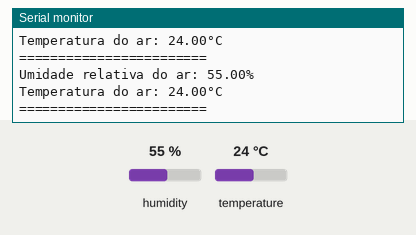
Simulated run of this sketch. Board: Arduino Uno, built with avr-gcc and run on an emulated ATmega328P. Shown: the last lines printed to the serial monitor. Inputs (shaded band) come from the test bench; at power-on: humidity 55 %, temperature 24 °C.

Above: at 4.8 s.
4.9 s: humidity set to 22 %
At 6.6 s:
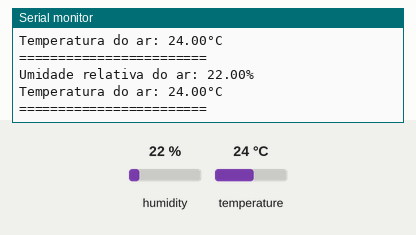
7.9 s: temperature set to 12 °C
At 9.2 s:
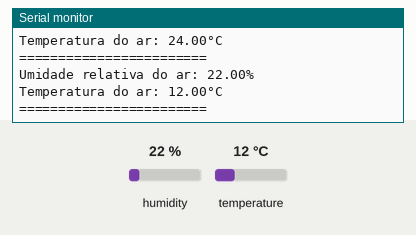
10.9 s: humidity set to 40 %
At 13.2 s:
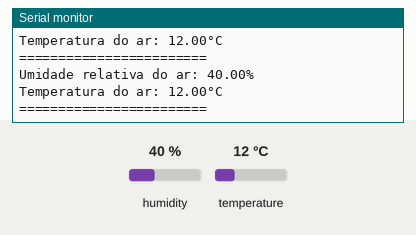
Timing chart, 0 to 14.7 s (numbered marks = the images above; inputs shaded):
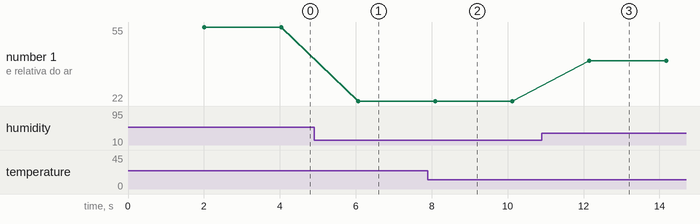

Measured:
- after the input at 4.9 s, the serial monitor: prints a new line after 1.2 s (image 1)
- after the input at 7.9 s, the serial monitor: prints a new line after 0.23 s (image 2)
- after the input at 10.9 s, the serial monitor: prints a new line after 1.3 s (image 3)
- plotted number 1: 55 → 22 after the input at 4.9 s, 22 → 40 after the input at 10.9 s

The sketch:

dht_arduino.ino
```cpp
#include <Adafruit_Sensor.h>

#include <DHT_U.h>
#include <DHT.h>


// Example testing sketch for various DHT humidity/temperature sensors
// Written by ladyada, public domain

// REQUIRES the following Arduino libraries:
// - DHT Sensor Library: https://github.com/adafruit/DHT-sensor-library
// - Adafruit Unified Sensor Lib: https://github.com/adafruit/Adafruit_Sensor

#include "DHT.h"
#define DHTPIN 2
// Digital pin connected to the DHT sensor
// Uncomment whatever type you're using!
//#define DHTTYPE DHT11
// DHT 11
#define DHTTYPE DHT22
// DHT 22 (AM2302),

//#define DHTTYPE DHT21
// DHT 21 (AM2301)
// Initialize DHT sensor.
DHT SENSORHT(DHTPIN, DHTTYPE);
void setup() {
Serial.begin(9600);
Serial.println("Teste do sensor!");
SENSORHT.begin();
}


void loop() {
// Wait a few seconds between measurements.
delay(2000);
// Sensor readings may also be up to 2
float umidade = SENSORHT.readHumidity();
// Read temperature as Celsius (the default)
float temperatura = SENSORHT.readTemperature();
  Serial.print("Umidade relativa do ar: ");
  Serial.print(umidade);
  Serial.println("%");
  Serial.print("Temperatura do ar: ");
  Serial.print(temperatura);
  Serial.println("°C ");
  Serial.println("========================");
}
```
